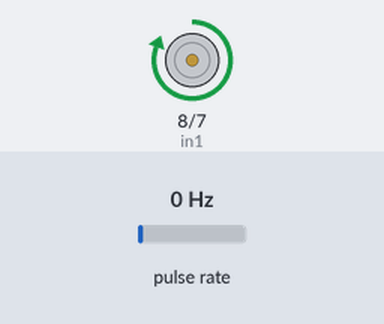
A sketch run on a simulated Arduino Uno, built with avr-gcc and run on an emulated ATmega328P. On the bench: motor-driver pin pairs drawn as motors (green arrow = first pin HIGH = forward, orange = second pin HIGH = backward, longer = more drive, scaled by the enable pin). Wiring (inferred from the names in the program): pulse sensor: data pin 3. Inputs (shaded band) come from the test bench; at power-on: pulse rate 0 Hz. What the sketch prints to the serial monitor is not drawn.

Above: at 0.2 s.
Timing chart, 0 to 1.7 s (numbered marks = the images above):
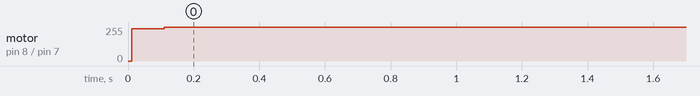

Measured:
- by itself, motor on pin 8 (in1) / pin 7 (in2): stopped → forward 243/255 at 0.01 s, → forward 255/255 0.10 s later

The sketch:

Controle_Ziegler_e_Nichols.ino
```cpp
#include <PID_v1.h>
#include <TimerOne.h>

#define timer 10000 //intervalo de tempo da interrupção interna (em micro segundos)
#define encoderAdir 3 //pino de interrupção 1
#define pwm1 9
#define in1 8
#define in2 7

double input,output,setpoint;
double kp=0.091039;
double ki=0.338855;
//double ki=0.9698*(255/6.0);
//double kp=5.85;
//double ki=0.342;
double kd=0.0;
volatile unsigned long dir=0;
double velocitym1=0;
float ratio=3.0*51.45;
int pwm_out;

PID motor1(&input,&output,&setpoint,kp,ki,kd,DIRECT);

void setup(){
    pinMode(pwm1,OUTPUT);
    pinMode(in1,OUTPUT);
    pinMode(in2,OUTPUT);
    pinMode(encoderAdir,INPUT);

    Serial.begin(9600);
    Serial.setTimeout(200000);

    Timer1.initialize(timer);
    Timer1.attachInterrupt(vel);
    attachInterrupt(1,dirconta,RISING);

    motor1.SetMode(AUTOMATIC);
    motor1.SetOutputLimits(0,7.2);
    setpoint=55.0;
}

void loop(){
}

void vel(){
    velocitym1=((2*PI*dir)/(ratio*0.01));
    Serial.println(velocitym1);
    dir=0;
    controle();
}

void controle(){
    input=velocitym1;
    motor1.Compute();
    pwm_out=(255*output)/7.2;
    motor();
}

void motor(){
    analogWrite(pwm1,pwm_out);
    digitalWrite(in1,HIGH);
    digitalWrite(in2,LOW);
}

void dirconta (){
    dir++;
}
```
